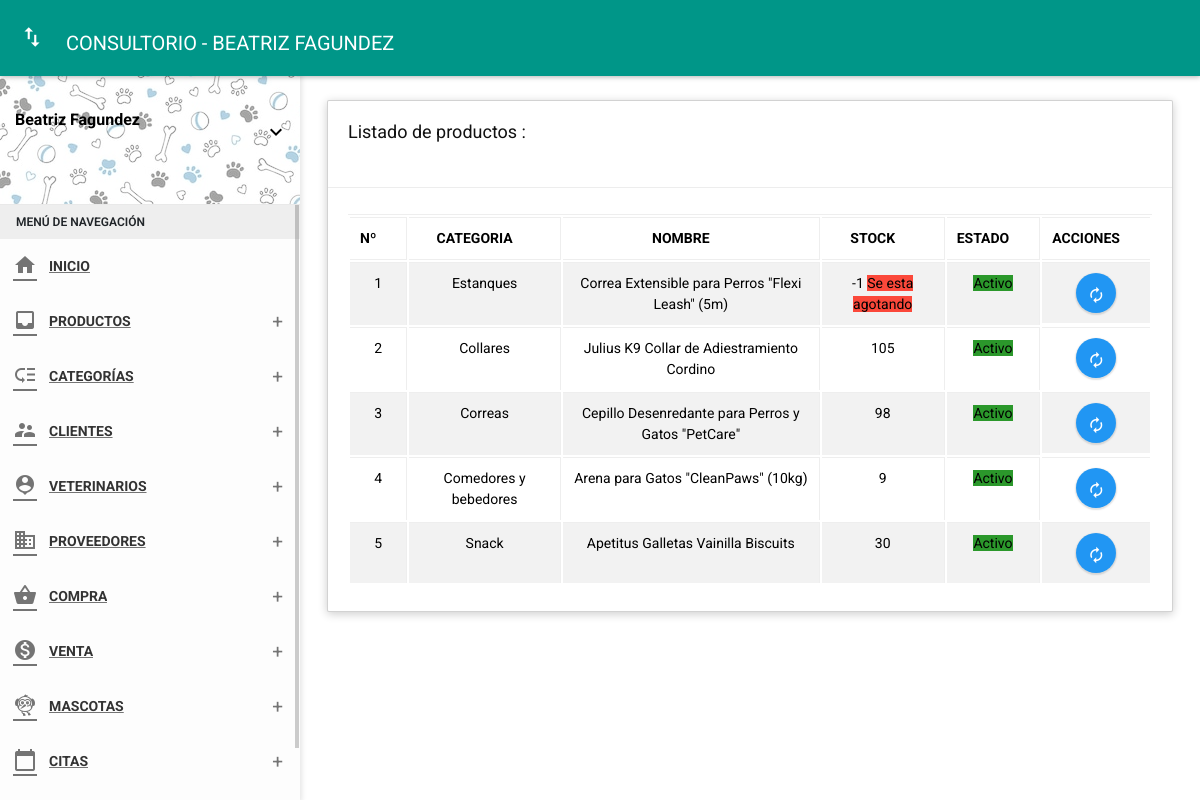
The app's page /folder/productos.php (signed in), older data.
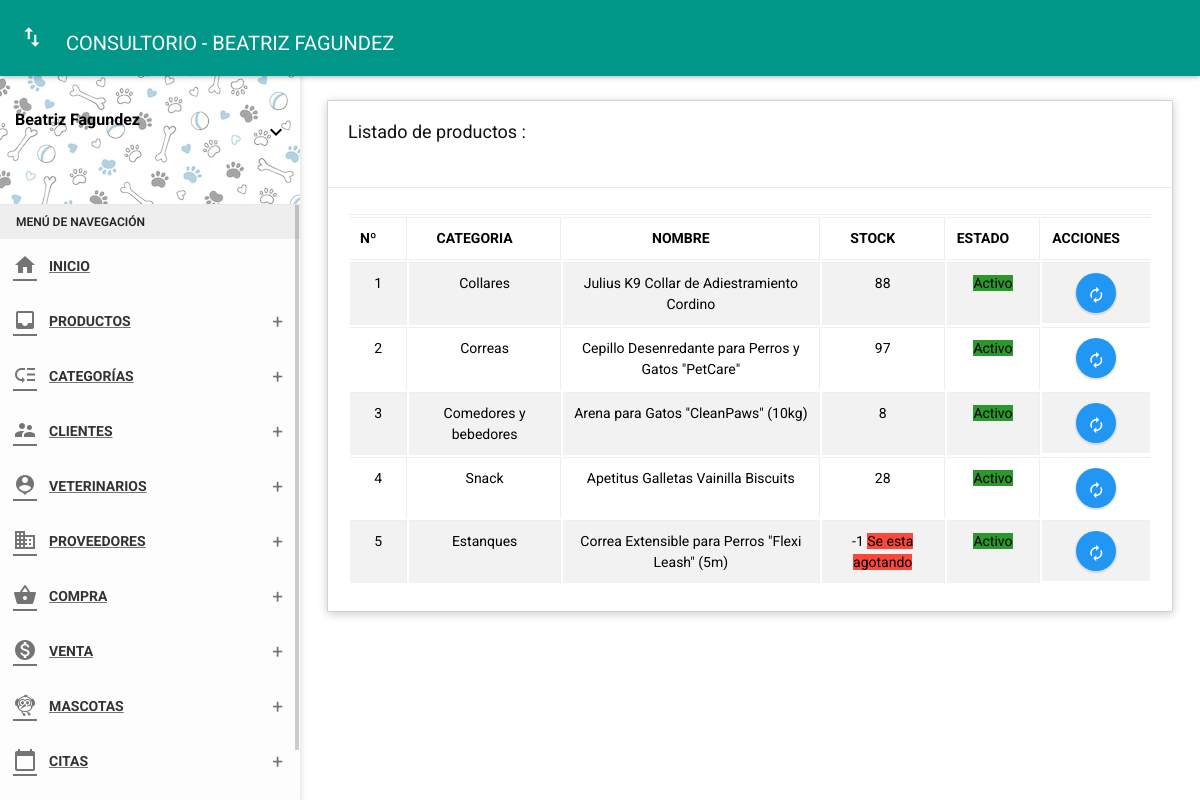
The same page, newer data.
### tables this page shows
CREATE TABLE `products` (
  `id_prod` int(11) NOT NULL,
  `codigo` char(14) NOT NULL,
  `id_cate` int(11) NOT NULL,
  `foto` varchar(255) NOT NULL,
  `nompro` varchar(100) NOT NULL,
  `peso` char(5) NOT NULL,
  `weightID` int(11) NOT NULL,
  `id_prove` int(11) NOT NULL,
  `descp` varchar(255) NOT NULL,
  `preciC` decimal(10,2) NOT NULL,
  `precV` decimal(10,2) NOT NULL,
  `stock` char(4) NOT NULL,
  `estado` char(1) NOT NULL,
  `fere` timestamp NOT NULL DEFAULT current_timestamp() ON UPDATE current_timestamp()
);

CREATE TABLE `category` (
  `id_cate` int(11) NOT NULL,
  `nomcate` varchar(50) NOT NULL,
  `fere` timestamp NOT NULL DEFAULT current_timestamp()
);

### Controller/productscontrolador.php (called while the page is built)
<?php
require_once '../Model/modeloproducts.php';
class productscontrolador {
	function mostrar() {
		$products = new Modelo();
		$dato = $products->mostrar("products", "1");
		require_once '../View/productos/mostrar.php';
	}
}

### Model/modeloproducts.php (called while the page is built)
<?php
class Modelo
{
  private $products;
  private $db;
  public function __construct()
  {
    $this->products = array();
    $this->db = new PDO('mysql:host=localhost;dbname=vetdog', "root", "");
  }
  public function mostrar($tabla){
    $consulta = "SELECT products.id_prod, category.id_cate, category.nomcate, products.nompro, products.peso, products.preciC, products.stock, products.estado, products.fere FROM products INNER JOIN category ON products.id_cate = category.id_cate ORDER BY fere DESC";
    $resultado = $this->db->query($consulta);
    while ($tabla = $resultado->fetchAll(PDO::FETCH_ASSOC)) {
      $this->products[] = $tabla;
    }
    return $this->products;
  }
}

### View/productos/mostrar.php (the view, shortened to what this page needs)
<?php include('./../Includes/Head.php'); ?>
<body class="theme-red">
  <?php include('./../Includes/Nav.php'); ?>
  <?php include '../Includes/Sidebar.php'; ?>
  <section class="content">
    <div class="container-fluid">
      <div class="row clearfix">
        <div class="col-lg-12 col-md-12 col-sm-12 col-xs-12">
          <div class="card">
            <div class="header">
              <h2>Listado de productos :</h2><br>
            </div>
            <div class="body">
              <div class="table-responsive">
                <table class="table table-bordered table-striped table-hover dataTable js-exportable">
                  <thead>
                    <tr>
                      <th class="text-center">Nº</th>
                      <th class="text-center">CATEGORIA</th>
                      <th class="text-center">NOMBRE</th>
                      <th class="text-center">STOCK</th>
                      <th class="text-center">ESTADO</th>
                      <th class="text-center">ACCIONES</th>
                    </tr>
                  </thead>
                  <tbody>
                    <?php
                    foreach ($dato as $key => $value) { ?>
                      <tr>
                      <?php
                      foreach ($value as $key => $va) { ?>
                        <td class="text-center"><?php echo $key + 1 ?></td>
                        <td class="text-center"><?php echo $va['nomcate']; ?></td>
                        <td class="text-center"><?php echo $va['nompro']; ?></td>
                        <td class="text-center"><?php echo $va['stock']; ?>
                          <?php
                          if ($va['stock'] < 4) {
                            echo '<span class="label label-danger">Se esta agotando</span>';
                          }
                          ?>
                        </td>
                          <td class="text-center"><?php
                              if ($va['estado'] == 1) { ?>
                              <form method="get" action="javascript:activo('<?php echo $va['id_prod']; ?>')">
                                <span class="label label-success">Activo</span>
                              </form>
                            <?php } else { ?>
                              <form method="get" action="javascript:inactivo('<?= $va['id_prod']; ?>')">
                                <button type="submit" class="btn btn-danger btn-xs">Inactivo</button>
                              </form>
                            <?php } ?>
                          </td>
                          <td style="display: flex; justify-content: center">
                            <a type="button" href="../vista/productos/edit?id=<?= $va["id_prod"] ?>" class="btn bg-blue btn-circle waves-effect waves-circle waves-float btnEdit" style="margin: 0 5px">
                              <i class="material-icons">autorenew</i>
                            </a>
                          </td>
                        </tr>
                    <?php
                      }
                    }
                    ?>
                  </tbody>
                </table>
              </div>
            </div>
          </div>
        </div>
      </div>
    </div>
  </section>
</body>
</html>

Row changes from the older to the newer data that the page shows:
changed products "Julius K9 Collar de Adiestramiento Cordino": stock "105" → "88"
changed products "Cepillo Desenredante para Perros y Gatos \"PetCare\"": stock "98" → "97"
changed products "Arena para Gatos \"CleanPaws\" (10kg)": stock "9" → "8"
changed products "Apetitus Galletas Vainilla Biscuits": stock "30" → "28"
shown differently, row unchanged: products "Correa Extensible para Perros \"Flexi Leash\" (5m)": moves down the list
